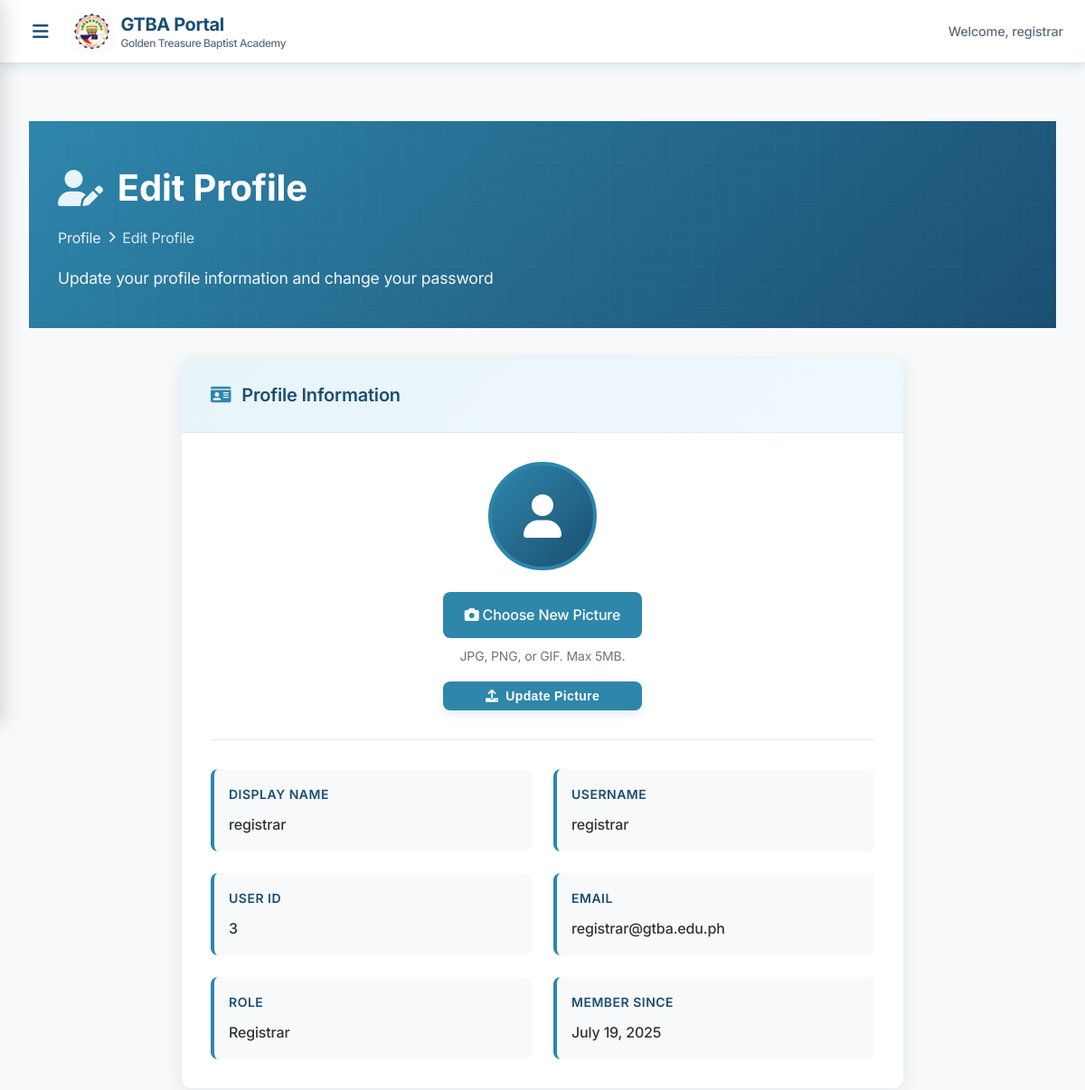
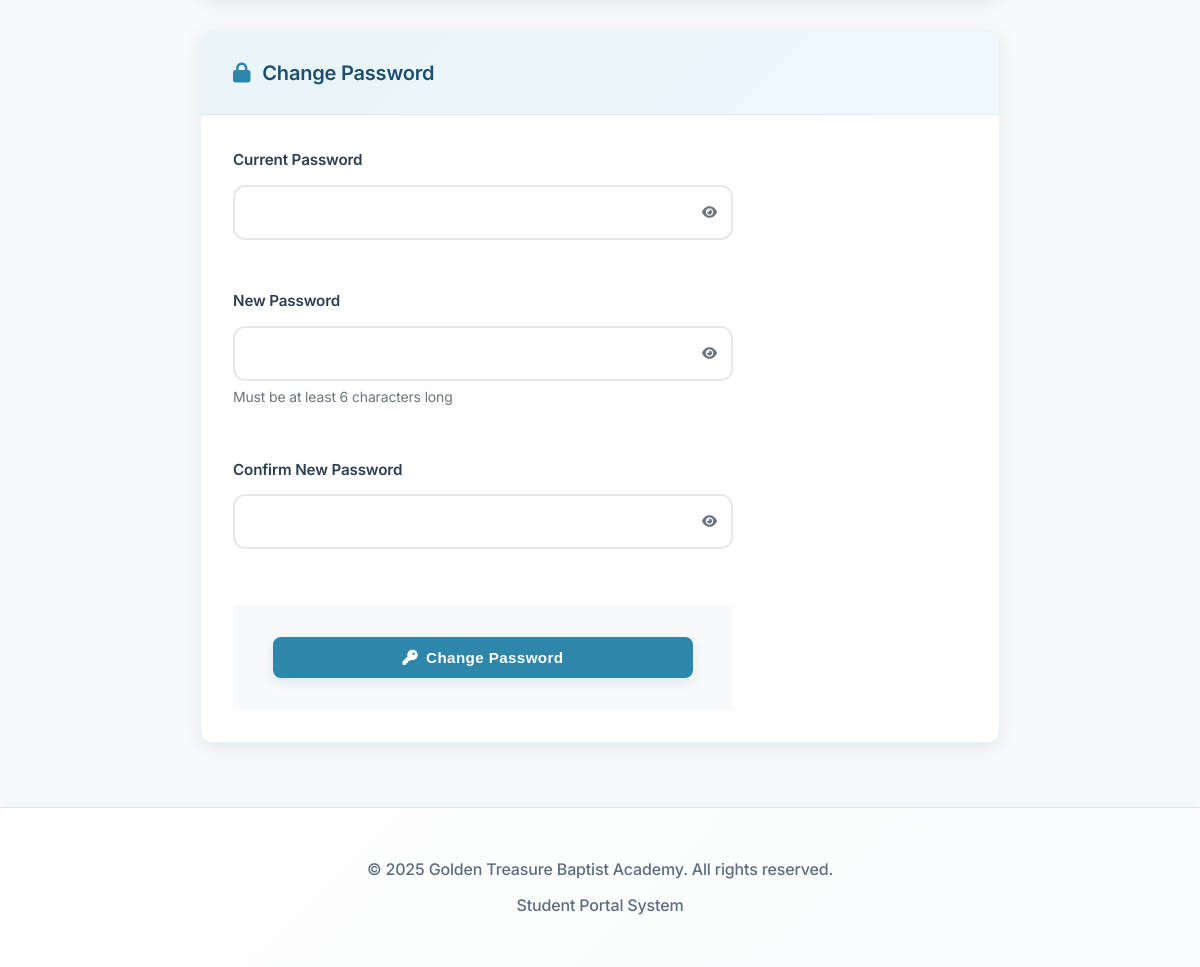
/profile/edit.php (signed in), run on the app's committed database (2 pictures, top to bottom).
### tables this page shows
CREATE TABLE `users` (
  `id` int NOT NULL,
  `username` varchar(50) NOT NULL,
  `email` varchar(100) NOT NULL,
  `profile_picture` varchar(255) DEFAULT NULL,
  `password` varchar(255) NOT NULL,
  `role_id` int NOT NULL,
  `is_active` tinyint(1) DEFAULT '1',
  `archived_at` timestamp NULL DEFAULT NULL,
  `privacy_policy_accepted` tinyint(1) DEFAULT '0',
  `privacy_policy_accepted_at` timestamp NULL DEFAULT NULL,
  `privacy_policy_ip_address` varchar(45) DEFAULT NULL,
  `email_verified_at` timestamp NULL DEFAULT NULL,
  `remember_token` varchar(100) DEFAULT NULL,
  `created_at` timestamp NULL DEFAULT CURRENT_TIMESTAMP,
  `updated_at` timestamp NULL DEFAULT CURRENT_TIMESTAMP ON UPDATE CURRENT_TIMESTAMP
);

CREATE TABLE `roles` (
  `id` int NOT NULL,
  `name` varchar(50) NOT NULL,
  `display_name` varchar(100) NOT NULL,
  `description` text,
  `permissions` json DEFAULT NULL,
  `created_at` timestamp NULL DEFAULT CURRENT_TIMESTAMP,
  `updated_at` timestamp NULL DEFAULT CURRENT_TIMESTAMP ON UPDATE CURRENT_TIMESTAMP
);

### profile/edit.php (the view, shortened to what this page needs)
<?php
require_once '../includes/auth_check.php';
$base_url = '../';
try {
    $database = new Database();
    $db = $database->connect();
    $query = "SELECT u.*, r.name as role_name, r.display_name as role_display
              FROM users u
              JOIN roles r ON u.role_id = r.id
              WHERE u.id = ?";
    $stmt = $db->prepare($query);
    $stmt->execute([$_SESSION['user_id']]);
    $user = $stmt->fetch(PDO::FETCH_ASSOC);
    $additional_info = [];
} catch (Exception $e) {
    $error_message = "Database error: " . $e->getMessage();
}
?>
<!DOCTYPE html>
<html lang="en">
<head>
    <link rel="stylesheet" href="<?php echo $base_url; ?>assets/css/style.css">
    <link rel="stylesheet" href="https://cdnjs.cloudflare.com/ajax/libs/font-awesome/6.0.0/css/all.min.css">
</head>
<body>
    <?php include '../includes/header.php'; ?>
    <main class="main-content">
        <div class="page-header-modern">
            <div class="page-header-content">
                <div class="page-title-section">
                    <div class="page-title-wrapper">
                        <h1 class="page-title">
                            <i class="fas fa-user-edit page-icon"></i>
                            Edit Profile
                        </h1>
                    </div>
                    <nav class="page-breadcrumb">
                        <span class="breadcrumb-item">Profile</span>
                        <i class="fas fa-chevron-right breadcrumb-separator"></i>
                        <span class="breadcrumb-item current">Edit Profile</span>
                    </nav>
                    <p class="page-description">
                        Update your profile information and change your password
                    </p>
                </div>
            </div>
        </div>
        <div class="content-wrapper">
            <div class="profile-container">
                <div class="profile-card">
                    <div class="card-header">
                        <h2 class="card-title">
                            <i class="fas fa-id-card"></i>
                            Profile Information
                        </h2>
                    </div>
                    <div class="card-body">
                        <div class="profile-picture-section">
                            <div class="current-picture">
                                <?php if ($user['profile_picture'] && file_exists('../' . $user['profile_picture'])): ?>
                                    <img src="<?php echo $base_url . htmlspecialchars($user['profile_picture']); ?>"
                                         alt="Profile Picture" class="profile-img">
                                <?php else: ?>
                                    <div class="default-avatar">
                                        <i class="fas fa-user"></i>
                                    </div>
                                <?php endif; ?>
                            </div>
                            <form method="POST" enctype="multipart/form-data" class="profile-picture-form">
                                <div class="upload-section">
                                    <label for="profile_picture" class="upload-label">
                                        <i class="fas fa-camera"></i>
                                        Choose New Picture
                                    </label>
                                    <p class="upload-hint">JPG, PNG, or GIF. Max 5MB.</p>
                                </div>
                                <button type="submit" name="update_profile" class="btn btn-primary btn-sm">
                                    <i class="fas fa-upload"></i>
                                    Update Picture
                                </button>
                            </form>
                        </div>
                        <div class="user-info-grid">
                            <div class="info-group">
                                <label class="info-label">Display Name</label>
                                <div class="info-display">
                                    <?php
                                    if (isset($additional_info['first_name']) && isset($additional_info['last_name'])) {
                                        echo htmlspecialchars($additional_info['first_name'] . ' ' . $additional_info['last_name']);
                                    } else {
                                        echo htmlspecialchars($user['username']);
                                    }
                                    ?>
                                </div>
                            </div>
                            <div class="info-group">
                                <label class="info-label">Username</label>
                                <div class="info-display">
                                    <?php echo htmlspecialchars($user['username']); ?>
                                </div>
                            </div>
                            <div class="info-group">
                                <label class="info-label">User ID</label>
                                <div class="info-display">
                                    <?php echo htmlspecialchars($user['id']); ?>
                                </div>
                            </div>
                            <div class="info-group">
                                <label class="info-label">Email</label>
                                <div class="info-display">
                                    <?php echo htmlspecialchars($user['email']); ?>
                                </div>
                            </div>
                            <div class="info-group">
                                <label class="info-label">Role</label>
                                <div class="info-display">
                                    <?php echo htmlspecialchars($user['role_display']); ?>
                                </div>
                            </div>
                            <div class="info-group">
                                <label class="info-label">Member Since</label>
                                <div class="info-display">
                                    <?php echo date('F j, Y', strtotime($user['created_at'])); ?>
                                </div>
                            </div>
                        </div>
                    </div>
                </div>
                <div class="profile-card">
                    <div class="card-header">
                        <h2 class="card-title">
                            <i class="fas fa-lock"></i>
                            Change Password
                        </h2>
                    </div>
                    <div class="card-body">
                        <form method="POST" class="password-form" autocomplete="off" id="change-password-form">
                            <div class="form-grid">
                                <div class="form-group">
                                    <label for="current_password" class="form-label">Current Password</label>
                                    <div class="password-input-wrapper">
                                        <input type="password" id="current_password" name="current_password"
                                               class="form-control" required autocomplete="current-password"
                                               data-username="<?php echo htmlspecialchars($user['username']); ?>">
                                        <button type="button" class="password-toggle" onclick="togglePassword('current_password')">
                                            <i class="fas fa-eye"></i>
                                        </button>
                                    </div>
                                </div>
                                <div class="form-group">
                                    <label for="new_password" class="form-label">New Password</label>
                                    <div class="password-input-wrapper">
                                        <input type="password" id="new_password" name="new_password"
                                               class="form-control" required minlength="6" autocomplete="new-password">
                                        <button type="button" class="password-toggle" onclick="togglePassword('new_password')">
                                            <i class="fas fa-eye"></i>
                                        </button>
                                    </div>
                                    <div class="form-hint">Must be at least 6 characters long</div>
                                </div>
                                <div class="form-group">
                                    <label for="confirm_password" class="form-label">Confirm New Password</label>
                                    <div class="password-input-wrapper">
                                        <input type="password" id="confirm_password" name="confirm_password"
                                               class="form-control" required minlength="6" autocomplete="new-password">
                                        <button type="button" class="password-toggle" onclick="togglePassword('confirm_password')">
                                            <i class="fas fa-eye"></i>
                                        </button>
                                    </div>
                                </div>
                            </div>
                            <div class="form-actions">
                                <button type="submit" name="change_password" class="btn btn-primary">
                                    <i class="fas fa-key"></i>
                                    Change Password
                                </button>
                            </div>
                        </form>
                    </div>
                </div>
            </div>
        </div>
    </main>
    <?php include '../includes/footer.php'; ?>
</body>
</html>

### assets/css/style.css (style rules this page uses)
:root { --primary-blue: #2E86AB; --light-blue: #E8F4F8; --accent-blue: #87CEEB; --dark-blue: #1B4F72; --white: #FFFFFF; --black: #2C3E50; --gray: #5D6D7E; --light-gray: #F8F9FA; --border-gray: #E5E8EB; --success: #27AE60; --danger: #E74C3C; --warning: #F39C12; --info: #3498DB; --success-light: #D5EDDA; --danger-light: #F8D7DA; --warning-light: #FFF3CD; --info-light: #D1ECF1; --success-dark: #155724; --danger-dark: #721C24; --warning-dark: #856404; --info-dark: #0C5460; --shadow-light: rgba(46, 134, 171, 0.08); --shadow-medium: rgba(46, 134, 171, 0.15); --shadow-dark: rgba(46, 134, 171, 0.25); }
* { margin: 0; padding: 0; box-sizing: border-box; }
body { font-family: 'Inter', 'Segoe UI', system-ui, -apple-system, sans-serif; background: linear-gradient(135deg, var(--light-blue) 0%, var(--white) 50%, #F4F8FB 100%); color: var(--black); min-height: 100vh; line-height: 1.7; font-size: 16px; letter-spacing: -0.01em; }
.form-group { margin-bottom: 1.75rem; text-align: left; }
.form-label { display: block; margin-bottom: 0.75rem; color: var(--black); font-weight: 600; font-size: 0.95rem; letter-spacing: -0.01em; }
.form-control { width: 100%; padding: 1rem 1.25rem; border: 2px solid var(--border-gray); border-radius: 12px; font-size: 1rem; transition: all 0.3s cubic-bezier(0.4, 0, 0.2, 1); background: var(--white); color: var(--black); font-weight: 400; position: relative; }
.btn { padding: 1rem 2rem; border: none; border-radius: 12px; font-size: 1rem; font-weight: 600; cursor: pointer; transition: all 0.3s cubic-bezier(0.4, 0, 0.2, 1); text-decoration: none; display: inline-block; text-align: center; position: relative; overflow: hidden; letter-spacing: 0.025em; }
.btn::before { content: ''; position: absolute; top: 0; left: -100%; width: 100%; height: 100%; background: linear-gradient(90deg, transparent, rgba(255,255,255,0.2), transparent); transition: left 0.5s; }
.btn-primary { background: linear-gradient(135deg, var(--primary-blue), var(--dark-blue)); color: var(--white); width: 100%; padding: 1.25rem; font-size: 1.1rem; box-shadow: 0 4px 12px var(--shadow-medium); }
.main-content { padding: 2rem 0; min-height: calc(100vh - 140px); background: var(--light-gray); }
.card-title { color: var(--dark-blue); font-size: 1.5rem; margin-bottom: 0.75rem; font-weight: 700; letter-spacing: -0.01em; }
.form-grid { display: grid; grid-template-columns: repeat(auto-fit, minmax(250px, 1fr)); gap: 1.5rem; margin-bottom: 1.5rem; }
.form-group { display: flex; flex-direction: column; }
.form-group label { font-weight: 600; color: var(--black); margin-bottom: 0.75rem; font-size: 0.95rem; }
.form-group input, .form-group select, .form-group textarea { padding: 1rem; border: 2px solid var(--border-gray); border-radius: 12px; font-size: 0.95rem; transition: all 0.3s ease; background: var(--white); color: var(--black); font-family: inherit; }
.form-actions { padding: 2rem 2.5rem; background: var(--light-gray); display: flex; justify-content: center; gap: 1rem; }
.btn { display: inline-flex; align-items: center; gap: 0.75rem; padding: 0.875rem 1.75rem; border: none; border-radius: 12px; font-size: 0.95rem; font-weight: 600; text-decoration: none; cursor: pointer; transition: all 0.3s ease; text-align: center; white-space: nowrap; }
.btn-primary { background: var(--primary-blue); color: var(--white); }
.btn-sm { padding: 0.5rem 1rem; font-size: 0.85rem; }
.form-group { margin-bottom: 1.5rem; }
.form-label { display: block; margin-bottom: 0.5rem; color: var(--black); font-weight: 600; }

### data on the page
users: username "registrar", id "3", email "registrar@gtba.edu.ph", role.display_name "Registrar", created_at "July 19, 2025"

### other printed values
$_SESSION['username'] "registrar"
